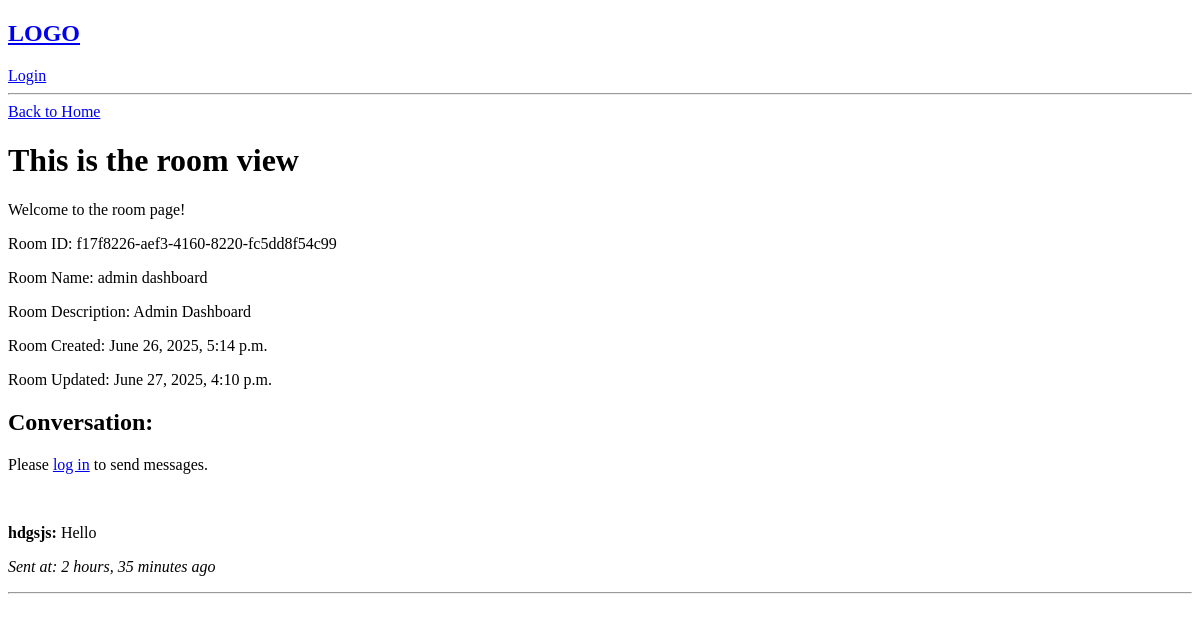
Page /room/f17f8226-aef3-4160-8220-fc5dd8f54c99 on the earlier database version.
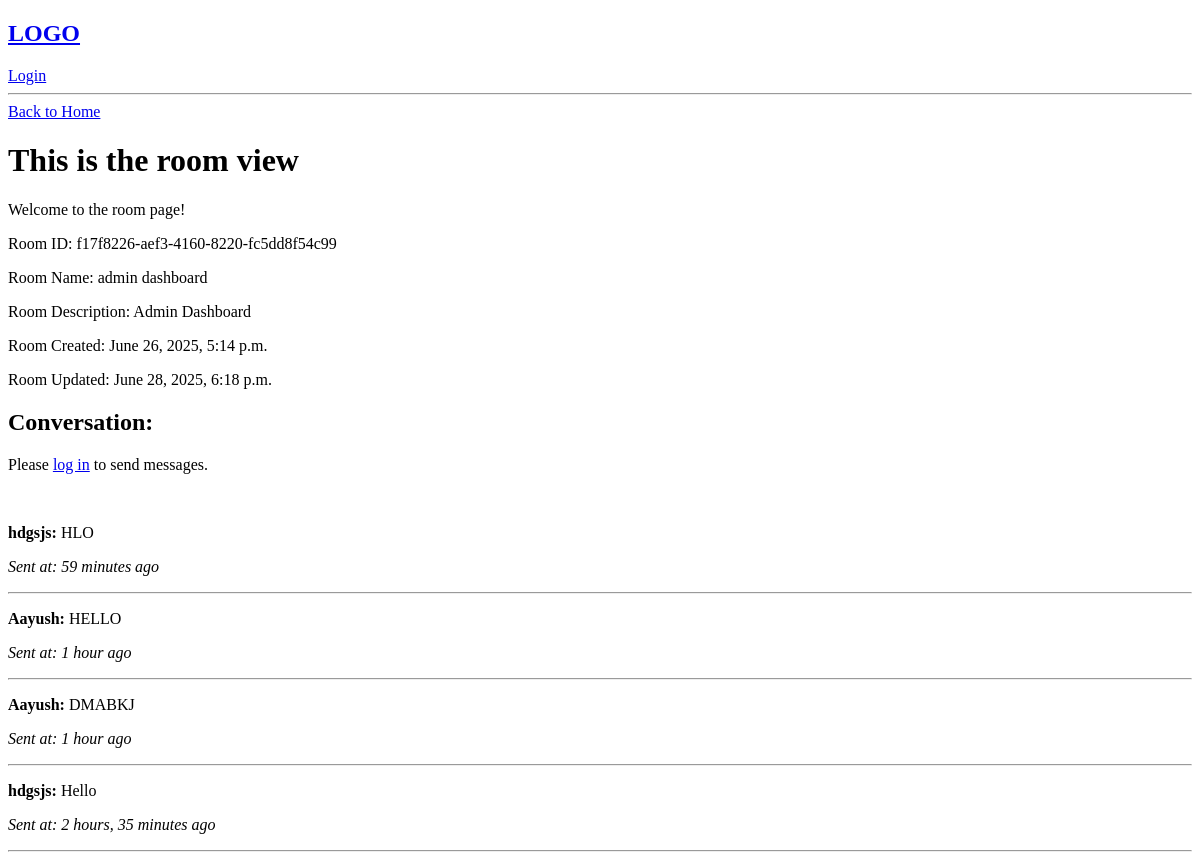
Same page on the later database version.
### base/models.py (models this page shows, shortened)
class Room(models.Model):
    id = models.UUIDField(primary_key=True, default=uuid.uuid4, editable=False)
    name = models.CharField(max_length=200)
    description = models.TextField(null=True, blank=True)
    topic = models.ForeignKey(Topic, on_delete=models.SET_NULL, null=True)  # Foreign key to Topic, can be null
    host = models.ForeignKey(User, on_delete=models.SET_NULL, null=True)  # Foreign key to User, can be null
    participants = models.ManyToManyField(User, related_name='participants', blank=True)  # Many-to-many relationship with User
    updated = models.DateTimeField(auto_now=True) #this will update the timestamp whenever the model is saved
    created = models.DateTimeField(auto_now_add=True) #this will store the timestamp when it was first created
    class Meta:
        ordering = ['-updated', '-created']

class Message(models.Model):
    user = models.ForeignKey(User, on_delete=models.CASCADE)  # Foreign key to User, deletes messages if user is deleted
    room = models.ForeignKey(Room, on_delete=models.CASCADE)  # Foreign key to Room, deletes messages if room is deleted
    body = models.TextField()
    updated = models.DateTimeField(auto_now=True) #this will update the timestamp whenever the model is saved
    created = models.DateTimeField(auto_now_add=True) #this will store the timestamp when it was first created

### base/views.py (the view, shortened to what this page needs)
# urls.py: path('room/<str:pk>', views.room, name='room'),
def room(request, pk):
    room = Room.objects.get(id=UUID(pk))  # Fetch the room by its UUID
    roomMessages = room.message_set.all().order_by('-created')  # Fetch all messages related to the room
    context = {'room': room, 'roomMessages': roomMessages}
    return render(request, 'base/room.html', context)

### base/templates/base/room.html (shortened to what this page needs)
<!DOCTYPE html>
<html lang="en">
<head>
</head>
<body>
    {% extends 'main.html' %}
    {% block content %}
    <a href="{% url 'home' %}">Back to Home</a>
    <h1>This is the room view</h1>
    <p>Welcome to the room page!</p>
    <p>Room ID: {{ room.id }}</p>
    <p>Room Name: {{ room.name }}</p>
    <p>Room Description: {{ room.description }}</p>
    <p>Room Created: {{ room.created }}</p>
    <p>Room Updated: {{ room.updated }}</p>
    <h2>Conversation:</h2>
        {% if user.is_authenticated %}
        <form method="POST">
            {% csrf_token %}
            <textarea name="message" placeholder="Type your message here..." required style="width: 300px;"></textarea>
            <button type="submit">Send</button>
        </form>
    {% else %}
        <p>Please <a href="{% url 'login' %}">log in</a> to send messages.</p>
    {% endif %}
    <br>
    {% for message in roomMessages %}
        <div>
            <p><strong>{{ message.user }}:</strong> {{ message.body }}</p>
            <p><em>Sent at: {{ message.created|timesince }} ago</em></p>
        </div>
        <hr>
    {% endfor %}
    {% endblock %}

### templates/main.html (shortened to what this page needs)
<!DOCTYPE html>
<html lang="en">
  <head>
  </head>
  <body>
    {% include 'navbar.html' %}
    {% block content %}
    {% endblock %}
  </body>
</html>

### templates/navbar.html (shortened to what this page needs)
<!DOCTYPE html>
<html lang="en">
<head>
</head>
<body>
    <nav>
        <h1><a href="/">LOGO</a></h1>
        {% if not user.is_authenticated %}
        <a href="{% url 'login' %}?next={{ request.path }}">Login</a>
        {% endif %}
    </nav>
    <hr>
</body>
</html>

Differences in the rows shown:
changed Room "f17f8226-aef3-4160-8220-fc5dd8f54c99": updated "June 27, 2025, 4:10 p.m." → "June 28, 2025, 6:18 p.m."
added Message: user "hdgsjs", body "HLO", created "59 minutes"
added Message: user "Aayush", body "HELLO", created "1 hour"
added Message: user "Aayush", body "DMABKJ", created "1 hour"
